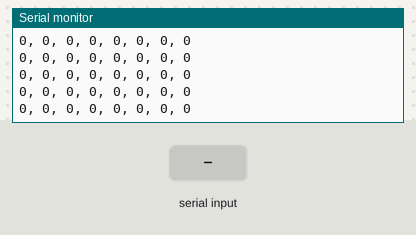
This sketch was run on a simulated Arduino Mega 2560, built with avr-gcc and run on an emulated ATmega2560. On the bench: the last lines printed to the serial monitor. The test bench sets the inputs (shaded band).

Above: at 1.2 s.
1.3 s: "<1 90>" received over the second serial link
At 1.9 s:
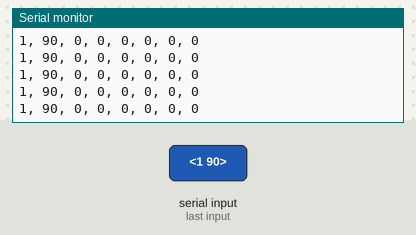
4.3 s: "<90 45 200>" received over the second serial link
At 5.4 s:
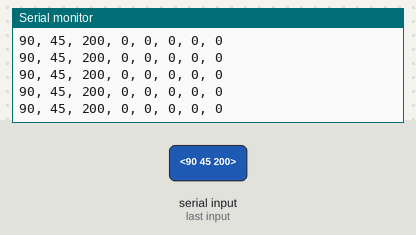
5.8 s: "<30 150>" received over the second serial link
At 6.9 s:
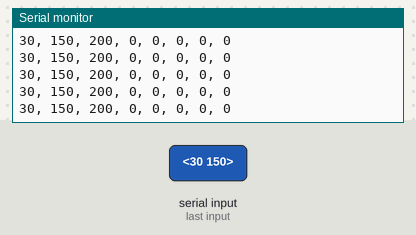
8.8 s: "<5>" received over the second serial link
At 9.7 s:
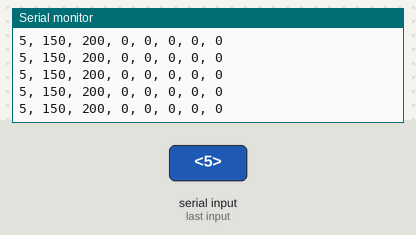
11.8 s: "<90>" received over the second serial link
At 12.9 s:
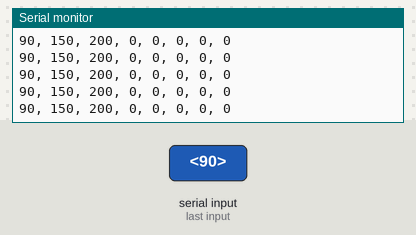
14.8 s: "<5>" received over the second serial link
At 15.9 s:
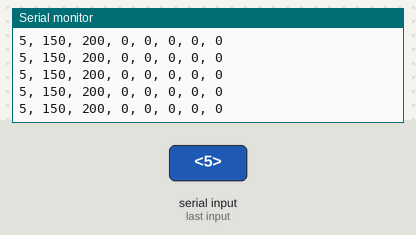
Timing chart, 0 to 17.8 s (numbered marks = the images above; inputs shaded):
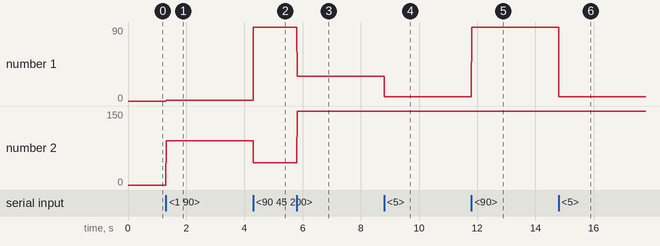

The sketch:

manual_wheel_control.ino
```cpp
const int NUM_CHANNELS = 8;
int channels[NUM_CHANNELS];

void readChannel() {

  static char buffer[100];
  static int bufferIndex = 0;
  static bool receivingPacket = false;

  while (Serial1.available() > 0) {
    char incomingChar = Serial1.read();


    if (incomingChar == '<') {
      bufferIndex = 0;
      receivingPacket = true;
    }

    else if (incomingChar == '>' && receivingPacket) {
      buffer[bufferIndex] = '\0';
      receivingPacket = false;


      char* value = strtok(buffer, " ");
      int channelCount = 0;


      while (value != NULL && channelCount < NUM_CHANNELS) {
        channels[channelCount] = atoi(value);
        value = strtok(NULL, " ");
        channelCount++;
      }

    }

    else if (receivingPacket) {
      // Prevent buffer overflow
      if (bufferIndex < sizeof(buffer) - 1) {
        buffer[bufferIndex++] = incomingChar;
      }
    }
  }
}


void setup() {

  Serial.begin(115200);
  Serial1.begin(115200);

}

void loop() {
  readChannel();
    for (int i = 0; i < NUM_CHANNELS; i++) {
      Serial.print(channels[i]);
      if (i < NUM_CHANNELS - 1) Serial.print(", ");
    }
    Serial.println();

  delay(10);
}
```

Measured:
- after the input at 1.3 s, the serial monitor: prints a new line at once (image 1)
- after the input at 4.3 s, the serial monitor: prints a new line at once (image 2)
- after the input at 5.8 s, the serial monitor: prints a new line at once (image 3)
- after the input at 8.8 s, the serial monitor: prints a new line at once (image 4)
- after the input at 11.8 s, the serial monitor: prints a new line at once (image 5)
- after the input at 14.8 s, the serial monitor: prints a new line at once (image 6)
- plotted number 1: 0 → 1 after the input at 1.3 s, 90 → 30 after the input at 5.8 s, 30 → 5 after the input at 8.8 s, 5 → 90 after the input at 11.8 s, 90 → 5 after the input at 14.8 s
- plotted number 2: 0 → 90 after the input at 1.3 s, 90 → 45 after the input at 4.3 s, 45 → 150 after the input at 5.8 s
